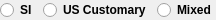
<?xml version="1.0" encoding="UTF-8"?>
<ui version="4.0">
 <class>UnitPreferencesWidget</class>
 <widget class="QWidget" name="UnitPreferencesWidget">
  <property name="geometry">
   <rect>
    <x>0</x>
    <y>0</y>
    <width>207</width>
    <height>17</height>
   </rect>
  </property>
  <layout class="QGridLayout" name="unitGridLayout">
   <property name="leftMargin">
    <number>0</number>
   </property>
   <property name="topMargin">
    <number>0</number>
   </property>
   <property name="rightMargin">
    <number>0</number>
   </property>
   <property name="bottomMargin">
    <number>0</number>
   </property>
   <item row="0" column="0">
    <widget class="QRadioButton" name="metricUnits">
     <property name="font">
      <font>
       <weight>75</weight>
       <bold>true</bold>
      </font>
     </property>
     <property name="text">
      <string>SI</string>
     </property>
    </widget>
   </item>
   <item row="0" column="1">
    <widget class="QRadioButton" name="usUnits">
     <property name="font">
      <font>
       <weight>75</weight>
       <bold>true</bold>
      </font>
     </property>
     <property name="text">
      <string>US Customary</string>
     </property>
    </widget>
   </item>
   <item row="0" column="2">
    <widget class="QRadioButton" name="mixedUnits">
     <property name="font">
      <font>
       <weight>75</weight>
       <bold>true</bold>
      </font>
     </property>
     <property name="text">
      <string>Mixed</string>
     </property>
    </widget>
   </item>
  </layout>
 </widget>
 <resources/>
 <connections/>
</ui>
